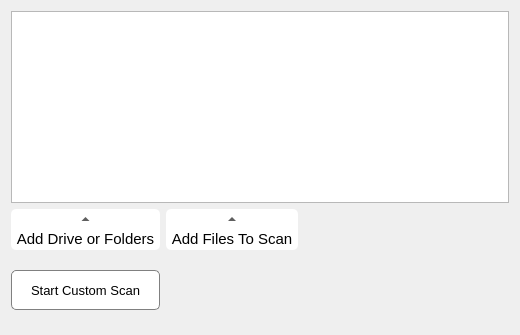
               <widget class="QWidget" name="page_8">
                <layout class="QGridLayout" name="gridLayout_16">
                 <item row="2" column="1">
                  <spacer name="horizontalSpacer_13">
                   <property name="orientation">
                    <enum>Qt::Horizontal</enum>
                   </property>
                   <property name="sizeHint" stdset="0">
                    <size>
                     <width>343</width>
                     <height>68</height>
                    </size>
                   </property>
                  </spacer>
                 </item>
                 <item row="0" column="0" colspan="2">
                  <widget class="QListView" name="scanItemsView">
                   <property name="sizePolicy">
                    <sizepolicy hsizetype="Expanding" vsizetype="Preferred">
                     <horstretch>0</horstretch>
                     <verstretch>0</verstretch>
                    </sizepolicy>
                   </property>
                   <property name="font">
                    <font>
                     <pointsize>11</pointsize>
                    </font>
                   </property>
                   <property name="editTriggers">
                    <set>QAbstractItemView::NoEditTriggers</set>
                   </property>
                   <property name="alternatingRowColors">
                    <bool>true</bool>
                   </property>
                  </widget>
                 </item>
                 <item row="1" column="1">
                  <widget class="QToolButton" name="selectFilesButtonn">
                   <property name="sizePolicy">
                    <sizepolicy hsizetype="Maximum" vsizetype="Fixed">
                     <horstretch>0</horstretch>
                     <verstretch>0</verstretch>
                    </sizepolicy>
                   </property>
                   <property name="minimumSize">
                    <size>
                     <width>0</width>
                     <height>32</height>
                    </size>
                   </property>
                   <property name="font">
                    <font>
                     <pointsize>11</pointsize>
                    </font>
                   </property>
                   <property name="cursor">
                    <cursorShape>PointingHandCursor</cursorShape>
                   </property>
                   <property name="statusTip">
                    <string>Add Multiple Files for Scanning</string>
                   </property>
                   <property name="styleSheet">
                    <string notr="true">QToolButton:hover:!pressed
{
  border: 2px solid green;
}
QToolButton
{
background-color: white;
    border-width: 1px;
    border-radius: 5px;
}
</string>
                   </property>
                   <property name="text">
                    <string>Add Files To Scan</string>
                   </property>
                   <property name="toolButtonStyle">
                    <enum>Qt::ToolButtonTextUnderIcon</enum>
                   </property>
                   <property name="arrowType">
                    <enum>Qt::UpArrow</enum>
                   </property>
                  </widget>
                 </item>
                 <item row="1" column="0">
                  <widget class="QToolButton" name="selectDirectoryButton">
                   <property name="sizePolicy">
                    <sizepolicy hsizetype="Maximum" vsizetype="Maximum">
                     <horstretch>0</horstretch>
                     <verstretch>0</verstretch>
                    </sizepolicy>
                   </property>
                   <property name="minimumSize">
                    <size>
                     <width>0</width>
                     <height>32</height>
                    </size>
                   </property>
                   <property name="font">
                    <font>
                     <pointsize>11</pointsize>
                    </font>
                   </property>
                   <property name="cursor">
                    <cursorShape>PointingHandCursor</cursorShape>
                   </property>
                   <property name="statusTip">
                    <string>Add Folders for Scanning</string>
                   </property>
                   <property name="styleSheet">
                    <string notr="true">QToolButton:hover:!pressed
{
  border: 2px solid green;
}
QToolButton
{
background-color: white;
    border-width: 1px;
    border-radius: 5px;
}
</string>
                   </property>
                   <property name="text">
                    <string>Add Drive or Folders</string>
                   </property>
                   <property name="popupMode">
                    <enum>QToolButton::DelayedPopup</enum>
                   </property>
                   <property name="toolButtonStyle">
                    <enum>Qt::ToolButtonTextUnderIcon</enum>
                   </property>
                   <property name="arrowType">
                    <enum>Qt::UpArrow</enum>
                   </property>
                  </widget>
                 </item>
                 <item row="2" column="0">
                  <widget class="QToolButton" name="startCustomScanButton">
                   <property name="sizePolicy">
                    <sizepolicy hsizetype="Preferred" vsizetype="Maximum">
                     <horstretch>0</horstretch>
                     <verstretch>0</verstretch>
                    </sizepolicy>
                   </property>
                   <property name="minimumSize">
                    <size>
                     <width>0</width>
                     <height>40</height>
                    </size>
                   </property>
                   <property name="font">
                    <font>
                     <family>Segoe UI</family>
                     <pointsize>10</pointsize>
                    </font>
                   </property>
                   <property name="cursor">
                    <cursorShape>PointingHandCursor</cursorShape>
                   </property>
                   <property name="styleSheet">
                    <string notr="true">QToolButton:hover:!pressed
{
  border: 2px solid green;
	background-color: rgb(205, 255, 207);
color:black;
}
QToolButton:pressed
{

	background-color: rgb(190, 255, 190);
}
QToolButton
{
background-color: white;
    border-width: 1px;
    border-radius: 5px;
border: 1px solid grey;
}</string>
                   </property>
                   <property name="text">
                    <string>Start Custom Scan</string>
                   </property>
                   <property name="iconSize">
                    <size>
                     <width>0</width>
                     <height>0</height>
                    </size>
                   </property>
                  </widget>
                 </item>
                </layout>
               </widget>
